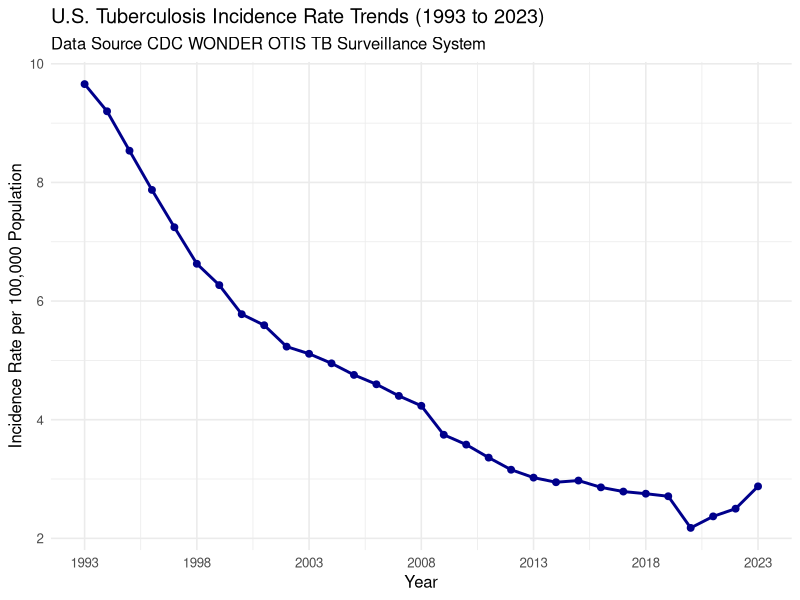
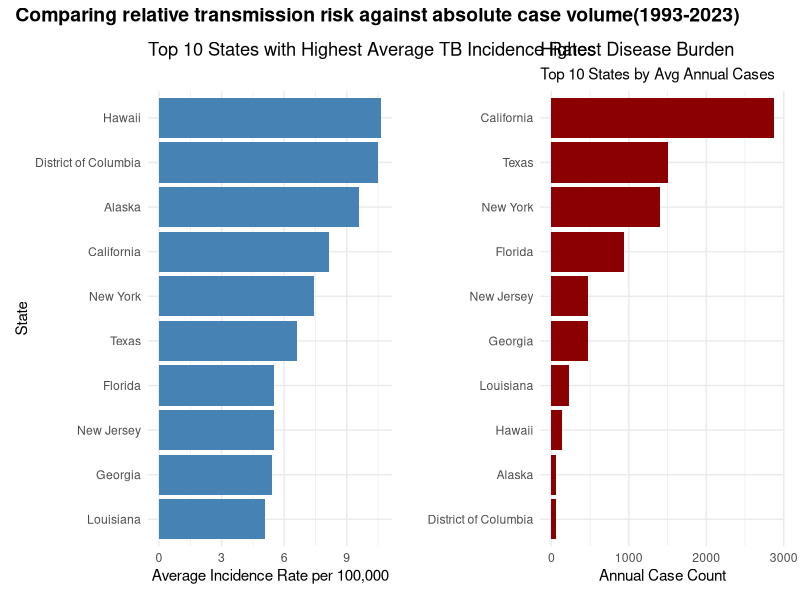

The R script that drew these images, in order:
library(tidyverse)
library(ggplot2)
library(dplyr)
library(patchwork)

# 1. Read the file
raw_tb_data <- read_csv("tb_analysis.csv")

# 2. Clean it up
clean_tb_data <- raw_tb_data %>%
  
  # Drop the text comments at the bottom and the "Total" rows
  filter(is.na(Notes)) %>%
  
  # Drop the empty Notes column and the broken, empty Population column
  select(-Notes, -Population) %>%
  
  # Rename the columns
  rename(
    incidence_rate = `Rate per 100`,
    state_population = `000`
  ) %>%
  
  # Make the Year numeric so it graphs correctly
  mutate(Year = as.numeric(Year))


# 3. Use clean data to get national numbers by year
national_trends <- clean_tb_data %>%
  group_by(Year) %>%
  summarize(
    total_cases = sum(Cases, na.rm = TRUE),
    total_pop = sum(state_population, na.rm = TRUE),
    # Calculate the national rate per 100000 population
    national_rate = (total_cases / total_pop) * 100000,
    .groups = "drop"
  )

# 4. Build the ggplot
ggplot(data = national_trends, aes(x = Year, y = national_rate)) +
  # Add a trend line
  geom_line(color = "darkblue", linewidth = 1) + 
  
  # Add data points on the line
  geom_point(color = "darkblue", size = 2) + 
  
  # Clean up the scales
  scale_x_continuous(breaks = seq(1993, 2023, by = 5)) +
  
  # Labels 
  labs(
    title = "U.S. Tuberculosis Incidence Rate Trends (1993 to 2023)",
    subtitle = "Data Source CDC WONDER OTIS TB Surveillance System",
    x = "Year",
    y = "Incidence Rate per 100,000 Population"
  ) +
  theme_minimal(base_size = 12) 

# 5. Show which states are driving the national trends
state_trends <- clean_tb_data %>%
  group_by(State) %>%
  summarize(
    avg_cases = mean(Cases, na.rm = TRUE),
    avg_rate  = mean(incidence_rate, na.rm = TRUE),
    .groups = "drop"
  ) %>%
  arrange(desc(avg_rate)) %>%
  slice_head(n = 10) 
# Grab the top 10 highest-burden states

# 6. Bar Charts
plot_rates <- ggplot(state_trends, aes(x = reorder(State, avg_rate), y = avg_rate)) +
  geom_col(fill = "steelblue") +
  coord_flip() + 
  labs(
    title = "Top 10 States with Highest Average TB Incidence Rates",
    x = "State",
    y = "Average Incidence Rate per 100,000"
  ) +
  theme_minimal()

plot_cases <- ggplot(state_trends, aes(x = reorder(State, avg_cases), y = avg_cases)) +
  geom_col(fill = "darkred") +
  coord_flip() +
  labs(
    title = "Highest Disease Burden",
    subtitle = "Top 10 States by Avg Annual Cases",
    x = "", 
    # Hide the state label on the second plot to save space
    y = "Annual Case Count"
  ) +
  theme_minimal(base_size = 11)

# Display side-by-side
combined_plot <- plot_rates + plot_cases + 
  plot_annotation(
    title = "Comparing relative transmission risk against absolute case volume(1993-2023)",
    theme = theme(plot.title = element_text(face = "bold", size = 14))
  )

# Display the combined plot
combined_plot
